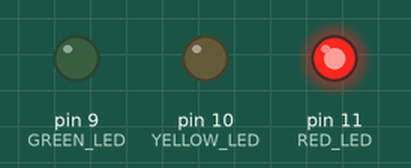
A sketch run on a simulated Arduino Uno, built with avr-gcc and run on an emulated ATmega328P. On the bench: output pins drawn as LEDs (lit = HIGH).

Above: at 1.5 s.
At 5.5 s:
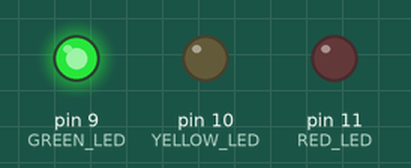
At 9.0 s:
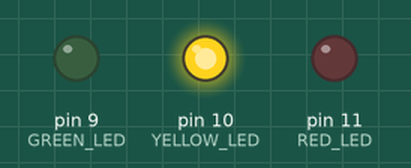
Timing chart, 0 to 13.0 s (numbered marks = the images above):
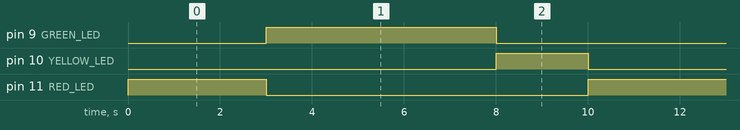

Measured:
- by itself, pin 9 (GREEN_LED): alternates HIGH for 5.0 s and LOW for 5.0 s
- by itself, pin 10 (YELLOW_LED): alternates HIGH for 2.0 s and LOW for 8.0 s
- by itself, pin 11 (RED_LED): alternates HIGH for 3.0 s and LOW for 7.0 s

The sketch:

stoplight_LEDs.ino
```cpp
#define RED_LED 11
#define YELLOW_LED 10
#define GREEN_LED 9
//#define POTENCIOMETER_PIN A2

void setup() {
  pinMode(RED_LED, OUTPUT);
  pinMode(YELLOW_LED, OUTPUT);
  pinMode(GREEN_LED, OUTPUT);

}

void loop() {
  // put your main code here, to run repeatedly:

  digitalWrite(RED_LED, HIGH);
  delay(3000);
  digitalWrite(RED_LED, LOW);

  digitalWrite(GREEN_LED, HIGH);
  delay(5000);
  digitalWrite(GREEN_LED, LOW);

  digitalWrite(YELLOW_LED, HIGH);
  delay(2000);
  digitalWrite(YELLOW_LED, LOW);
}
```
